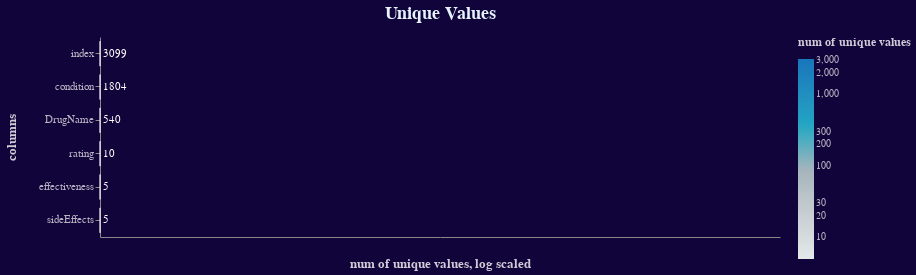

Notebook cell for this chart:
### Code cell
# Visualizing unique values of features

import altair as alt

bars = (alt.Chart()
           .mark_bar(size=25, 
                     color="#FFAA00",
                     strokeWidth=1,
                     stroke="white",
                     strokeOpacity=0.7)
           .encode(x=alt.X(shorthand="num of unique values:Q",
                           scale=alt.Scale(type="log"),
                           axis=alt.Axis(title="num of unique values, log scaled")),
                   y=alt.Y("columns:O", sort="-x"),
                   tooltip=("num of unique values:Q",
                            "columns:O",),
                   color=alt.Color("num of unique values",
                                   scale=alt.Scale(scheme="lightgreyteal",
                                                   type="log")))
           .properties(title='Unique Values'))

text = (alt.Chart()
           .mark_text(align="left",
                      baseline="middle",
                      dx=3)
           .encode(x=alt.X(shorthand="num of unique values:Q"),
                   y=alt.Y("columns:O",
                           axis=alt.Axis(title="columns",
                                         grid=False),
                           sort="-x"),
                   text="num of unique values:Q"))

chart = ((alt.layer(bars, text, data=uniques)
             .configure(background='#11043a')
             .configure_title(font="Arial",
                              fontSize=18,
                              color="#e6f3ff",
                              dy=-10)
             .configure_text(color="white")
             .configure_legend(titleFontSize=12,
                               titleColor="white",
                               tickCount=10,
                               titleOpacity=0.8,
                               labelColor="white",
                               labelOpacity=0.7,
                               titlePadding=10)
             .configure_axis(titleFontSize=13,
                             titlePadding=20,
                             titleColor="white",
                             titleOpacity=0.8,
                             labelColor="white",
                             labelOpacity=0.7,
                             labelFontSize=11,
                             tickOffset=0,
                             grid=True,
                             gridOpacity=0.15)
             .configure_view(strokeWidth=0)
             .properties(height=200, width=680)))

chart

### Figure 1 — Vega-Lite specification as saved in the notebook (floating-point values rounded to 4 significant figures)
{"config": {"view": {"continuousWidth": 400, "continuousHeight": 300, "strokeWidth": 0}, "axis": {"grid": true, "gridOpacity": 0.15, "labelColor": "white", "labelFontSize": 11, "labelOpacity": 0.7, "tickOffset": 0, "titleColor": "white", "titleFontSize": 13, "titleOpacity": 0.8, "titlePadding": 20}, "background": "#11043a", "legend": {"labelColor": "white", "labelOpacity": 0.7, "tickCount": 10, "titleColor": "white", "titleFontSize": 12, "titleOpacity": 0.8, "titlePadding": 10}, "text": {"color": "white"}, "title": {"color": "#e6f3ff", "dy": -10, "font": "Arial", "fontSize": 18}}, "layer": [{"mark": {"type": "bar", "color": "#FFAA00", "size": 25, "stroke": "white", "strokeOpacity": 0.7, "strokeWidth": 1}, "encoding": {"color": {"type": "quantitative", "field": "num of unique values", "scale": {"scheme": "lightgreyteal", "type": "log"}}, "tooltip": [{"type": "quantitative", "field": "num of unique values"}, {"type": "ordinal", "field": "columns"}], "x": {"type": "quantitative", "axis": {"title": "num of unique values, log scaled"}, "field": "num of unique values", "scale": {"type": "log"}}, "y": {"type": "ordinal", "field": "columns", "sort": "-x"}}, "title": "Unique Values"}, {"mark": {"type": "text", "align": "left", "baseline": "middle", "dx": 3}, "encoding": {"text": {"type": "quantitative", "field": "num of unique values"}, "x": {"type": "quantitative", "field": "num of unique values"}, "y": {"type": "ordinal", "axis": {"grid": false, "title": "columns"}, "field": "columns", "sort": "-x"}}}], "data": {"name": "data-290f235d23a3ad53a72c7c5db1ddee0a"}, "height": 200, "width": 680, "$schema": "https://vega.github.io/schema/vega-lite/v4.8.1.json", "datasets": {"data-290f235d23a3ad53a72c7c5db1ddee0a": [{"columns": "DrugName", "num of unique values": 540}, {"columns": "condition", "num of unique values": 1804}, {"columns": "effectiveness", "num of unique values": 5}, {"columns": "index", "num of unique values": 3099}, {"columns": "rating", "num of unique values": 10}, {"columns": "sideEffects", "num of unique values": 5}]}}
